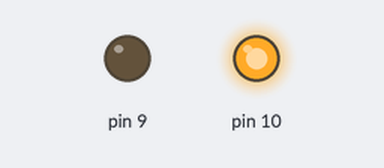
Recording of a sketch running on a simulated Arduino Uno, built with avr-gcc and run on an emulated ATmega328P. Parts: output pins drawn as LEDs (lit = HIGH).

Above: at 0.5 s.
At 2.5 s:
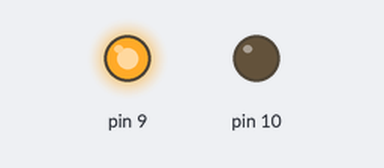
At 3.5 s:
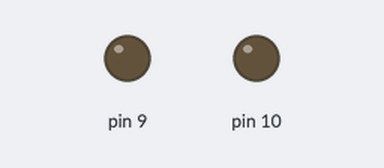
Timing chart, 0 to 5.2 s (numbered marks = the images above):
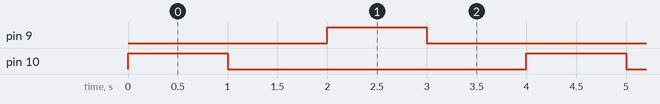

Measured:
- by itself, pin 9, pin 10: alternates HIGH for 1.0 s and LOW for 3.0 s
- by itself, everything shown: repeats every 4.0 s, in 4 steps

The sketch:

MotorControl.ino
```cpp
// C++ code
//
void setup()
{
  pinMode(9, OUTPUT);
  pinMode(10,OUTPUT);
}

void loop()
{
  digitalWrite(10, HIGH);
  digitalWrite(9, LOW);
  delay(1000);

  digitalWrite(10, LOW); // This for stopping correctly the motor
  digitalWrite(9, LOW);
  delay(1000);

  digitalWrite(9, HIGH);
  digitalWrite(10, LOW);
  delay(1000);


  digitalWrite(10, LOW); // This for stopping correctly the motor
  digitalWrite(9, LOW);
  delay(1000);


}
```
